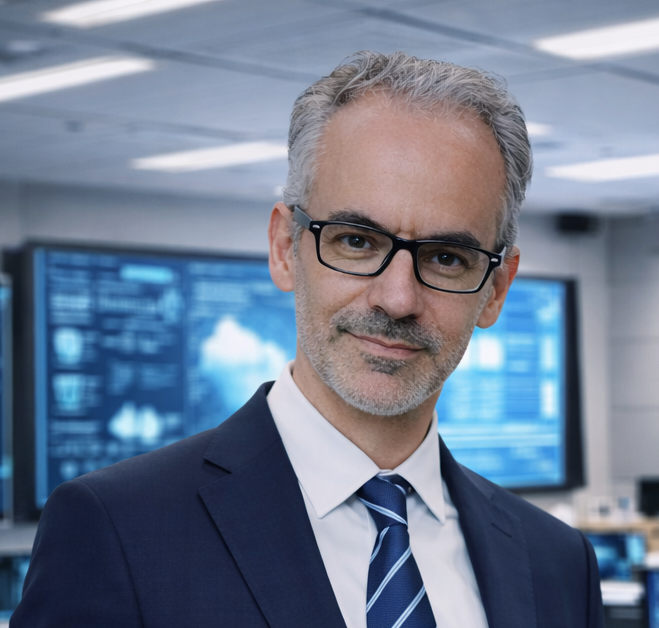
#> input picture Imports/Odair.png, 659 x 628 px, found by its file name
$ python detecCor.py
#> lines starting #> are read from the running program, lines starting #| are printed output that depends on the picture; after the words box and inside, x2 and y2 are one past the last pixel; in counts of white or black regions, pixels touching at a corner belong together
import cv2
import numpy as np
import os

# 1. Carregar a imagem
nome_arquivo = 'odair.png'

if not os.path.exists(nome_arquivo):
    print(f"Erro: O arquivo '{nome_arquivo}' não foi encontrado.")
else:
    img = cv2.imread(nome_arquivo)
#> img is the input picture: shape (628, 659, 3); mean B, G, R 144.5, 124, 111.2

    # 2. Converter de BGR para HSV
    # O HSV facilita isolar a cor independente da luz
    hsv = cv2.cvtColor(img, cv2.COLOR_BGR2HSV)
#> hsv: shape (628, 659, 3); mean H, S, V 96.9, 83.9, 149.6

    # 3. Definir a faixa de Azul que queremos detectar
    # No OpenCV, o Hue (H) vai de 0 a 180
    lower_blue = np.array([100, 50, 50])
    upper_blue = np.array([130, 255, 255])

    # 4. Criar a máscara (binária: o que for azul fica branco, o resto preto)
    mask = cv2.inRange(hsv, lower_blue, upper_blue)
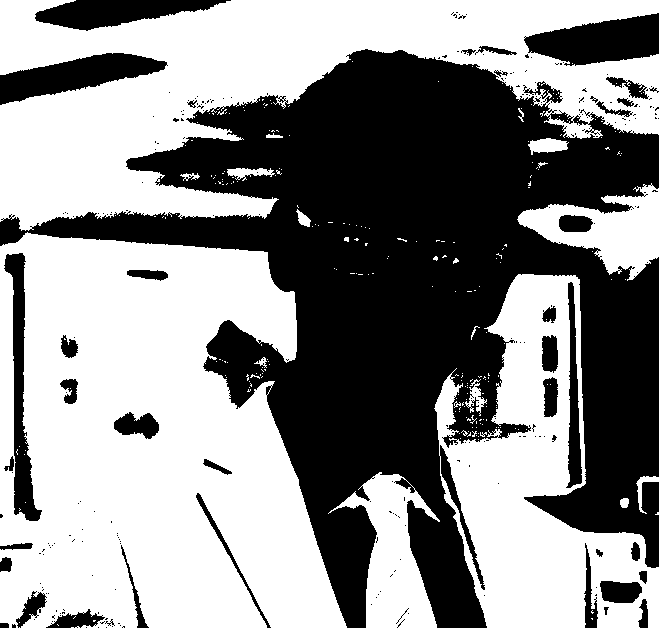
#> mask: shape (628, 659); 55% white; 257 black regions (216 under 20 px), largest, box (x1, y1, x2, y2) and area: (0, 49, 659, 628) 159359, (524, 13, 659, 66) 4682, (0, 53, 168, 105) 4328

    # 5. Aplicar a máscara na imagem original para ver apenas o azul
    result = cv2.bitwise_and(img, img, mask=mask)
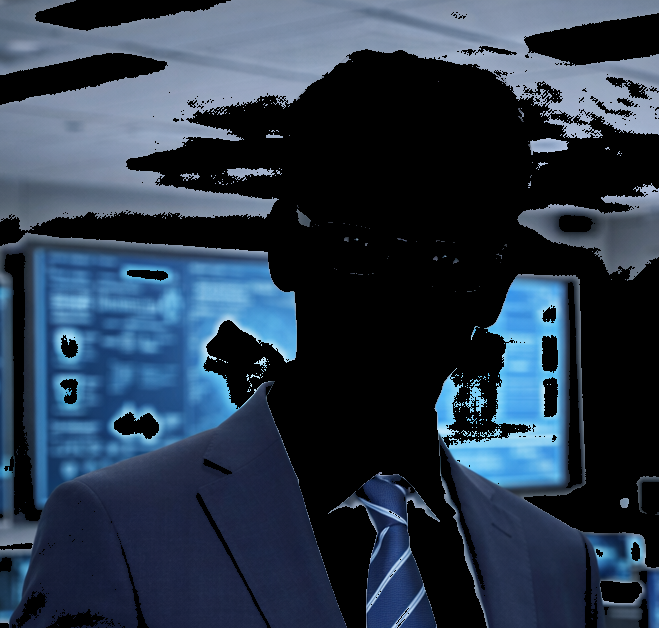
#> result: shape (628, 659, 3); mean B, G, R 73.9, 56.5, 42.2

    # 6. Mostrar os resultados
    cv2.imshow('Imagem Original', img)
    cv2.imshow('Mascara (Preto e Branco)', mask)
    cv2.imshow('Resultado (Apenas o Azul)', result)

    print("Pressione qualquer tecla para fechar.")
    cv2.waitKey(0)
    cv2.destroyAllWindows()

$ run again, with Imports/tomates.jpg saved as Imports/Odair.png
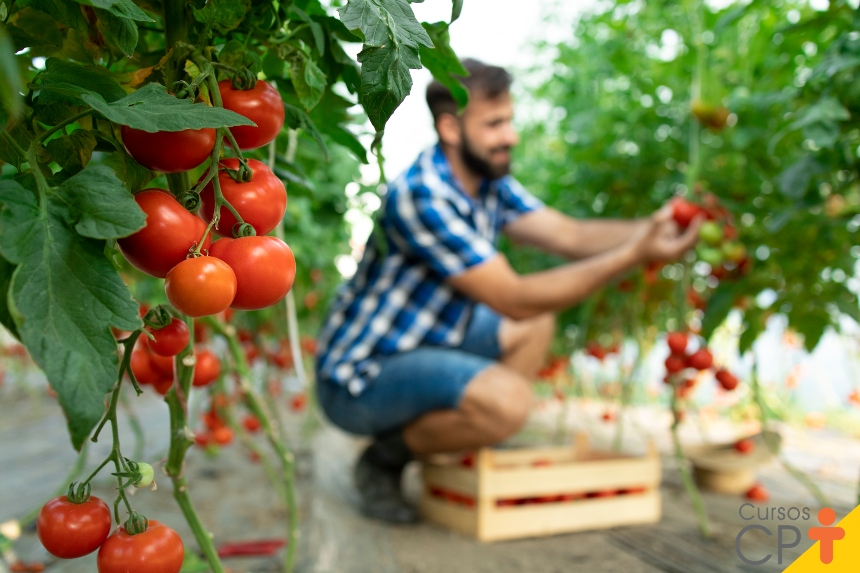
#> input picture Imports/tomates.jpg, 860 x 573 px, found by its file name
#> img is the input picture: shape (573, 860, 3); mean B, G, R 85, 124.7, 119.7
#> hsv: shape (573, 860, 3); mean H, S, V 42.2, 129.9, 141.9
#> `mask = cv2.inRange(hsv, lower_blue, upper_blue)`:
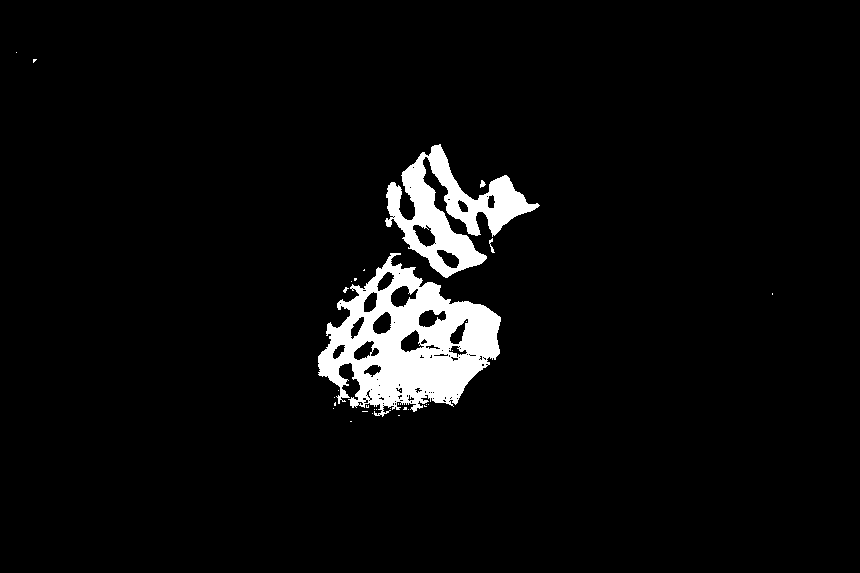
#> mask: shape (573, 860); 4.6% white; 32 white regions (28 under 20 px), largest, box (x1, y1, x2, y2) and area: (318, 253, 501, 417) 15016, (385, 144, 540, 278) 7710, (489, 238, 495, 253) 34, (480, 180, 486, 188) 29
#> `result = cv2.bitwise_and(img, img, mask=mask)`:
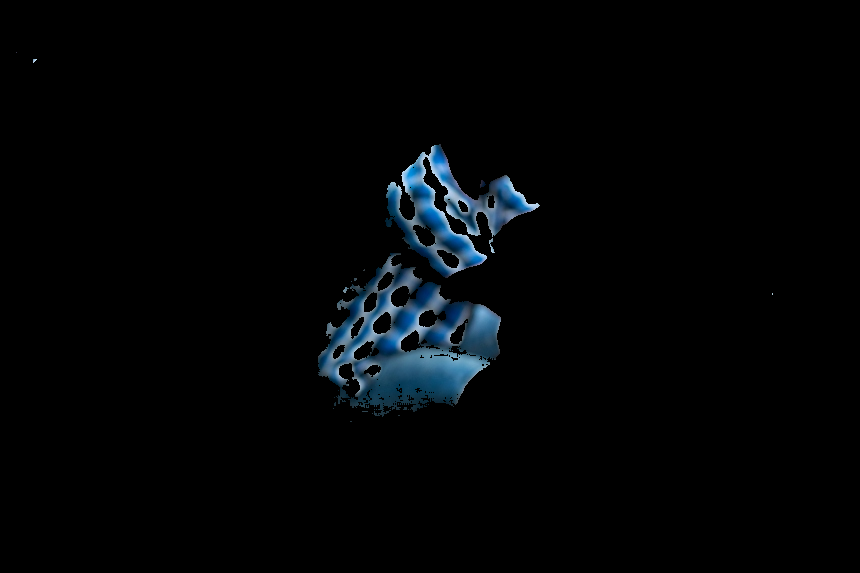
#> result: shape (573, 860, 3); mean B, G, R 6, 4.5, 2.6
